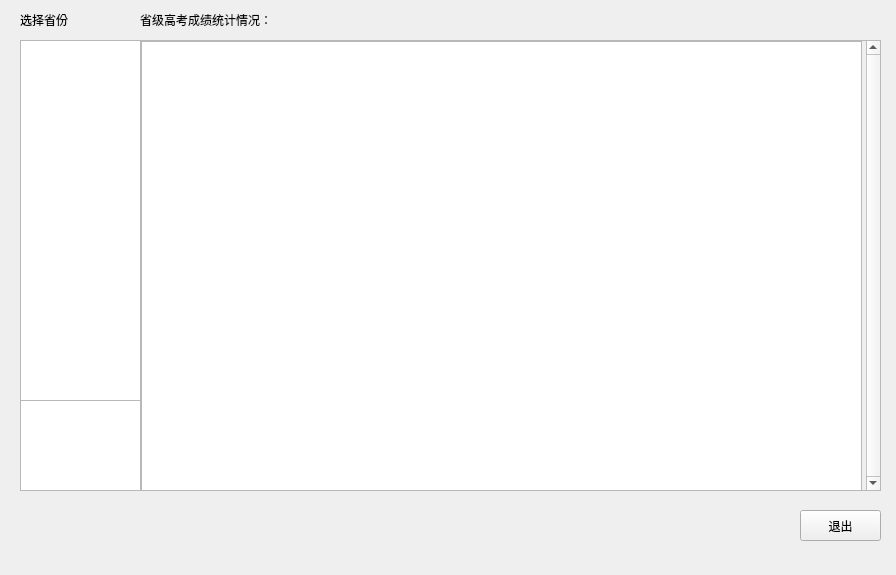
<?xml version="1.0" encoding="UTF-8"?>
<ui version="4.0">
 <class>MainWindow</class>
 <widget class="QMainWindow" name="MainWindow">
  <property name="geometry">
   <rect>
    <x>0</x>
    <y>0</y>
    <width>896</width>
    <height>575</height>
   </rect>
  </property>
  <property name="windowTitle">
   <string>MainWindow</string>
  </property>
  <widget class="QWidget" name="centralwidget">
   <widget class="QLabel" name="label">
    <property name="geometry">
     <rect>
      <x>20</x>
      <y>10</y>
      <width>141</width>
      <height>21</height>
     </rect>
    </property>
    <property name="text">
     <string>&lt;html&gt;&lt;head/&gt;&lt;body&gt;&lt;p&gt;选择省份&lt;/p&gt;&lt;/body&gt;&lt;/html&gt;</string>
    </property>
   </widget>
   <widget class="QScrollArea" name="scrollArea">
    <property name="geometry">
     <rect>
      <x>140</x>
      <y>40</y>
      <width>741</width>
      <height>451</height>
     </rect>
    </property>
    <property name="verticalScrollBarPolicy">
     <enum>Qt::ScrollBarAlwaysOn</enum>
    </property>
    <property name="widgetResizable">
     <bool>true</bool>
    </property>
    <widget class="QWidget" name="scrollAreaWidgetContents">
     <property name="geometry">
      <rect>
       <x>0</x>
       <y>0</y>
       <width>718</width>
       <height>449</height>
      </rect>
     </property>
     <widget class="QTableView" name="tableView">
      <property name="geometry">
       <rect>
        <x>0</x>
        <y>0</y>
        <width>721</width>
        <height>451</height>
       </rect>
      </property>
      <property name="frameShadow">
       <enum>QFrame::Raised</enum>
      </property>
     </widget>
    </widget>
   </widget>
   <widget class="QListView" name="listView">
    <property name="geometry">
     <rect>
      <x>20</x>
      <y>40</y>
      <width>121</width>
      <height>361</height>
     </rect>
    </property>
   </widget>
   <widget class="QPushButton" name="exitBtn">
    <property name="geometry">
     <rect>
      <x>800</x>
      <y>510</y>
      <width>81</width>
      <height>31</height>
     </rect>
    </property>
    <property name="text">
     <string>退出</string>
    </property>
   </widget>
   <widget class="QTextEdit" name="textEdit">
    <property name="geometry">
     <rect>
      <x>20</x>
      <y>400</y>
      <width>121</width>
      <height>91</height>
     </rect>
    </property>
   </widget>
   <widget class="QLabel" name="label_2">
    <property name="geometry">
     <rect>
      <x>140</x>
      <y>10</y>
      <width>141</width>
      <height>21</height>
     </rect>
    </property>
    <property name="text">
     <string>&lt;html&gt;&lt;head/&gt;&lt;body&gt;&lt;p&gt;省级高考成绩统计情况：&lt;/p&gt;&lt;/body&gt;&lt;/html&gt;</string>
    </property>
   </widget>
  </widget>
 </widget>
 <resources/>
 <connections/>
</ui>
